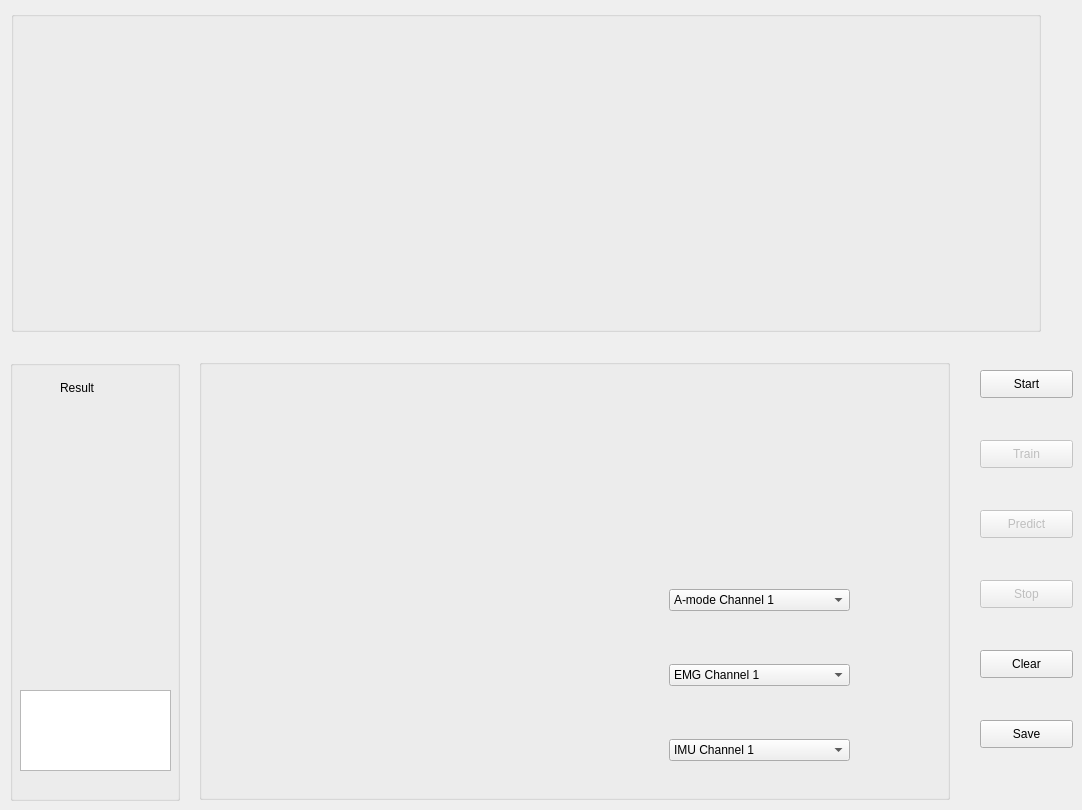
      <widget class="QWidget" name="Discrete">
       <attribute name="title">
        <string>DisGesture</string>
       </attribute>
       <widget class="QGroupBox" name="groupBox_3">
        <property name="geometry">
         <rect>
          <x>11</x>
          <y>11</y>
          <width>1030</width>
          <height>321</height>
         </rect>
        </property>
        <property name="title">
         <string/>
        </property>
        <widget class="QWidget" name="disGesture_widget_1" native="true">
         <property name="geometry">
          <rect>
           <x>10</x>
           <y>50</y>
           <width>150</width>
           <height>200</height>
          </rect>
         </property>
         <widget class="QWidget" name="horizontalLayoutWidget">
          <property name="geometry">
           <rect>
            <x>-1</x>
            <y>0</y>
            <width>151</width>
            <height>201</height>
           </rect>
          </property>
          <layout class="QHBoxLayout" name="disGesture_layout_1"/>
         </widget>
        </widget>
        <widget class="QWidget" name="disGesture_widget_2" native="true">
         <property name="geometry">
          <rect>
           <x>180</x>
           <y>50</y>
           <width>150</width>
           <height>200</height>
          </rect>
         </property>
         <widget class="QWidget" name="horizontalLayoutWidget_2">
          <property name="geometry">
           <rect>
            <x>0</x>
            <y>0</y>
            <width>151</width>
            <height>201</height>
           </rect>
          </property>
          <layout class="QHBoxLayout" name="disGesture_layout_2"/>
         </widget>
        </widget>
        <widget class="QWidget" name="disGesture_widget_3" native="true">
         <property name="geometry">
          <rect>
           <x>350</x>
           <y>50</y>
           <width>150</width>
           <height>200</height>
          </rect>
         </property>
         <widget class="QWidget" name="horizontalLayoutWidget_3">
          <property name="geometry">
           <rect>
            <x>0</x>
            <y>0</y>
            <width>151</width>
            <height>201</height>
           </rect>
          </property>
          <layout class="QHBoxLayout" name="disGesture_layout_3"/>
         </widget>
        </widget>
        <widget class="QWidget" name="disGesture_widget_4" native="true">
         <property name="geometry">
          <rect>
           <x>520</x>
           <y>50</y>
           <width>150</width>
           <height>200</height>
          </rect>
         </property>
         <widget class="QWidget" name="horizontalLayoutWidget_4">
          <property name="geometry">
           <rect>
            <x>0</x>
            <y>0</y>
            <width>151</width>
            <height>201</height>
           </rect>
          </property>
          <layout class="QHBoxLayout" name="disGesture_layout_4"/>
         </widget>
        </widget>
        <widget class="QWidget" name="disGesture_widget_5" native="true">
         <property name="geometry">
          <rect>
           <x>690</x>
           <y>50</y>
           <width>150</width>
           <height>200</height>
          </rect>
         </property>
         <widget class="QWidget" name="horizontalLayoutWidget_5">
          <property name="geometry">
           <rect>
            <x>0</x>
            <y>0</y>
            <width>151</width>
            <height>201</height>
           </rect>
          </property>
          <layout class="QHBoxLayout" name="disGesture_layout_5"/>
         </widget>
        </widget>
        <widget class="QWidget" name="disGesture_widget_6" native="true">
         <property name="geometry">
          <rect>
           <x>860</x>
           <y>50</y>
           <width>150</width>
           <height>200</height>
          </rect>
         </property>
         <widget class="QWidget" name="horizontalLayoutWidget_6">
          <property name="geometry">
           <rect>
            <x>0</x>
            <y>0</y>
            <width>151</width>
            <height>201</height>
           </rect>
          </property>
          <layout class="QHBoxLayout" name="disGesture_layout_6"/>
         </widget>
        </widget>
       </widget>
       <widget class="QGroupBox" name="groupBox_4">
        <property name="geometry">
         <rect>
          <x>10</x>
          <y>360</y>
          <width>170</width>
          <height>441</height>
         </rect>
        </property>
        <property name="title">
         <string/>
        </property>
        <widget class="QLabel" name="label">
         <property name="geometry">
          <rect>
           <x>50</x>
           <y>20</y>
           <width>72</width>
           <height>15</height>
          </rect>
         </property>
         <property name="text">
          <string>Result</string>
         </property>
        </widget>
        <widget class="QWidget" name="disGesture_widget_result" native="true">
         <property name="geometry">
          <rect>
           <x>10</x>
           <y>80</y>
           <width>150</width>
           <height>200</height>
          </rect>
         </property>
         <widget class="QWidget" name="horizontalLayoutWidget_7">
          <property name="geometry">
           <rect>
            <x>0</x>
            <y>0</y>
            <width>151</width>
            <height>201</height>
           </rect>
          </property>
          <layout class="QHBoxLayout" name="disGesture_layout_result"/>
         </widget>
        </widget>
        <widget class="QTextBrowser" name="textBrowser">
         <property name="geometry">
          <rect>
           <x>10</x>
           <y>330</y>
           <width>151</width>
           <height>81</height>
          </rect>
         </property>
        </widget>
       </widget>
       <widget class="QGroupBox" name="groupBox_7">
        <property name="geometry">
         <rect>
          <x>199</x>
          <y>359</y>
          <width>751</width>
          <height>441</height>
         </rect>
        </property>
        <property name="title">
         <string/>
        </property>
        <widget class="QComboBox" name="comboBox">
         <property name="geometry">
          <rect>
           <x>470</x>
           <y>230</y>
           <width>181</width>
           <height>22</height>
          </rect>
         </property>
         <property name="insertPolicy">
          <enum>QComboBox::InsertAtCurrent</enum>
         </property>
         <item>
          <property name="text">
           <string>A-mode Channel 1</string>
          </property>
         </item>
         <item>
          <property name="text">
           <string>A-mode Channel 2</string>
          </property>
         </item>
         <item>
          <property name="text">
           <string>A-mode Channel 3</string>
          </property>
         </item>
         <item>
          <property name="text">
           <string>A-mode Channel 4</string>
          </property>
         </item>
        </widget>
        <widget class="QComboBox" name="comboBox_2">
         <property name="geometry">
          <rect>
           <x>470</x>
           <y>305</y>
           <width>181</width>
           <height>22</height>
          </rect>
         </property>
         <property name="layoutDirection">
          <enum>Qt::LeftToRight</enum>
         </property>
         <property name="editable">
          <bool>false</bool>
         </property>
         <property name="insertPolicy">
          <enum>QComboBox::InsertAtCurrent</enum>
         </property>
         <item>
          <property name="text">
           <string>EMG Channel 1</string>
          </property>
         </item>
         <item>
          <property name="text">
           <string>EMG Channel 2</string>
          </property>
         </item>
         <item>
          <property name="text">
           <string>EMG Channel 3</string>
          </property>
         </item>
         <item>
          <property name="text">
           <string>EMG Channel 4</string>
          </property>
         </item>
        </widget>
        <widget class="QComboBox" name="comboBox_3">
         <property name="geometry">
          <rect>
           <x>470</x>
           <y>380</y>
           <width>181</width>
           <height>22</height>
          </rect>
         </property>
         <property name="insertPolicy">
          <enum>QComboBox::InsertAtCurrent</enum>
         </property>
         <item>
          <property name="text">
           <string>IMU Channel 1</string>
          </property>
         </item>
         <item>
          <property name="text">
           <string>IMU Channel 2</string>
          </property>
         </item>
         <item>
          <property name="text">
           <string>IMU Channel 3</string>
          </property>
         </item>
         <item>
          <property name="text">
           <string>IMU Channel 4</string>
          </property>
         </item>
        </widget>
        <widget class="QCustomPlot" name="disGesture_Amode_plot" native="true">
         <property name="geometry">
          <rect>
           <x>10</x>
           <y>10</y>
           <width>360</width>
           <height>189</height>
          </rect>
         </property>
        </widget>
        <widget class="QCustomPlot" name="disGesture_IMU_plot" native="true">
         <property name="geometry">
          <rect>
           <x>10</x>
           <y>220</y>
           <width>360</width>
           <height>189</height>
          </rect>
         </property>
        </widget>
        <widget class="QCustomPlot" name="disGesture_EMG_plot" native="true">
         <property name="geometry">
          <rect>
           <x>380</x>
           <y>10</y>
           <width>360</width>
           <height>189</height>
          </rect>
         </property>
        </widget>
       </widget>
       <widget class="QPushButton" name="disGesture_start_button">
        <property name="geometry">
         <rect>
          <x>980</x>
          <y>370</y>
          <width>93</width>
          <height>28</height>
         </rect>
        </property>
        <property name="text">
         <string>Start</string>
        </property>
       </widget>
       <widget class="QPushButton" name="disGesture_stop_button">
        <property name="enabled">
         <bool>false</bool>
        </property>
        <property name="geometry">
         <rect>
          <x>980</x>
          <y>580</y>
          <width>93</width>
          <height>28</height>
         </rect>
        </property>
        <property name="text">
         <string>Stop</string>
        </property>
       </widget>
       <widget class="QPushButton" name="disGesture_train_button">
        <property name="enabled">
         <bool>false</bool>
        </property>
        <property name="geometry">
         <rect>
          <x>980</x>
          <y>440</y>
          <width>93</width>
          <height>28</height>
         </rect>
        </property>
        <property name="text">
         <string>Train</string>
        </property>
       </widget>
       <widget class="QPushButton" name="disGesture_predict_button">
        <property name="enabled">
         <bool>false</bool>
        </property>
        <property name="geometry">
         <rect>
          <x>980</x>
          <y>510</y>
          <width>93</width>
          <height>28</height>
         </rect>
        </property>
        <property name="text">
         <string>Predict</string>
        </property>
       </widget>
       <widget class="QPushButton" name="disGesture_clear_button">
        <property name="enabled">
         <bool>true</bool>
        </property>
        <property name="geometry">
         <rect>
          <x>980</x>
          <y>650</y>
          <width>93</width>
          <height>28</height>
         </rect>
        </property>
        <property name="text">
         <string>Clear</string>
        </property>
       </widget>
       <widget class="QPushButton" name="disGesture_save_button">
        <property name="enabled">
         <bool>true</bool>
        </property>
        <property name="geometry">
         <rect>
          <x>980</x>
          <y>720</y>
          <width>93</width>
          <height>28</height>
         </rect>
        </property>
        <property name="text">
         <string>Save</string>
        </property>
       </widget>
      </widget>
